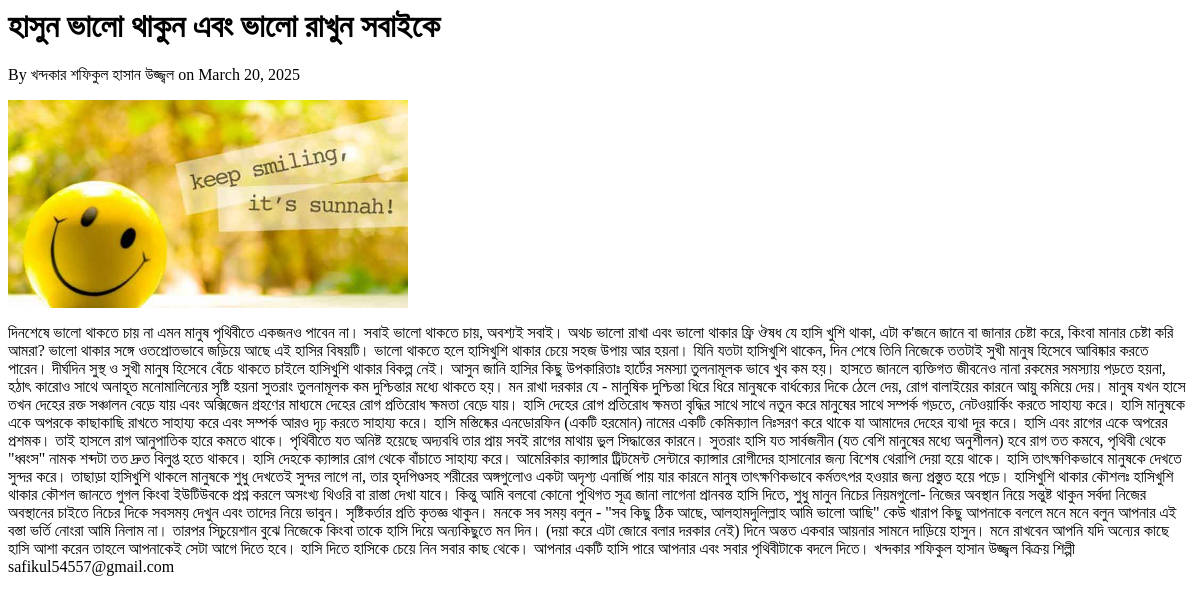
The page /blogs/4/ on the database as committed earlier.
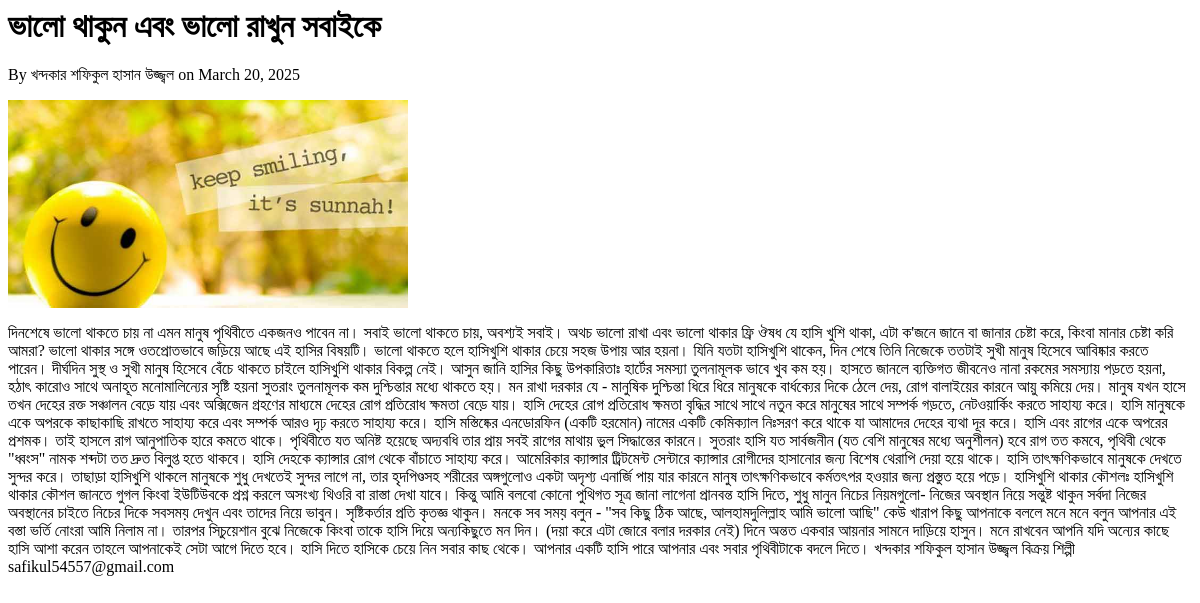
The same page on the database as committed later.
### jobboard/models.py (models this page shows, shortened)
class BlogPost(models.Model):
    title = models.CharField(max_length=200)
    writer_name = models.CharField(max_length=200)
    content = models.TextField()
    created_at = models.DateField(auto_now_add=True)
    published = models.BooleanField(default=False)
    categories = models.ManyToManyField(BlogCategory, blank=True)
    image = models.ImageField(upload_to='media/blog_images/', blank=True, null=True , default='media/default/blog.jpg')

### jobboard/views.py (the view)
# urls.py: path('blogs/<int:post_id>/', blog_detail, name='home_blog_detail'),
def blog_detail(request, post_id):
    post = get_object_or_404(BlogPost, id=post_id, published=True)
    return render(request, 'blog/blog_detail.html', {'post': post})

### accounts/context_processors.py (called while the page is built)
def user_role(request):
    if request.user.is_authenticated:
        return {'user_role': request.user.role}
    return {}

### jobboard/templates/blog/blog_detail.html
<h1>{{ post.title }}</h1>
<p>By {{ post.writer_name }} on {{ post.created_at }}</p>
<img src="{{ post.image.url }}" width="400" alt="{{ post.title }}">
<p>{{ post.content }}</p>

Rows that differ between the two databases and show on the page:
changed BlogPost "খন্দকার শফিকুল হাসান উজ্জ্বল": title "হাসুন ভালো থাকুন এবং ভালো রাখুন সবাইকে" → "ভালো থাকুন এবং ভালো রাখুন সবাইকে"
